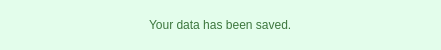
<?xml version="1.0" encoding="UTF-8"?>
<ui version="4.0">
 <class>Dialog</class>
 <widget class="QDialog" name="Dialog">
  <property name="windowModality">
   <enum>Qt::NonModal</enum>
  </property>
  <property name="geometry">
   <rect>
    <x>0</x>
    <y>0</y>
    <width>441</width>
    <height>50</height>
   </rect>
  </property>
  <property name="minimumSize">
   <size>
    <width>0</width>
    <height>50</height>
   </size>
  </property>
  <property name="maximumSize">
   <size>
    <width>16777215</width>
    <height>60</height>
   </size>
  </property>
  <property name="contextMenuPolicy">
   <enum>Qt::DefaultContextMenu</enum>
  </property>
  <property name="acceptDrops">
   <bool>false</bool>
  </property>
  <property name="windowTitle">
   <string>Dialog</string>
  </property>
  <property name="windowOpacity">
   <double>1.000000000000000</double>
  </property>
  <property name="styleSheet">
   <string notr="true">background-color: rgba(227, 253, 235, 1);
border-color: rgba(38, 179, 3, 1);
color: rgba(60, 118, 61, 1);
border-radius: 3px
</string>
  </property>
  <property name="inputMethodHints">
   <set>Qt::ImhNoAutoUppercase</set>
  </property>
  <layout class="QVBoxLayout" name="verticalLayout">
   <item alignment="Qt::AlignHCenter">
    <widget class="QLabel" name="label">
     <property name="minimumSize">
      <size>
       <width>0</width>
       <height>0</height>
      </size>
     </property>
     <property name="text">
      <string>Your data has been saved.</string>
     </property>
    </widget>
   </item>
  </layout>
 </widget>
 <resources/>
 <connections/>
</ui>
